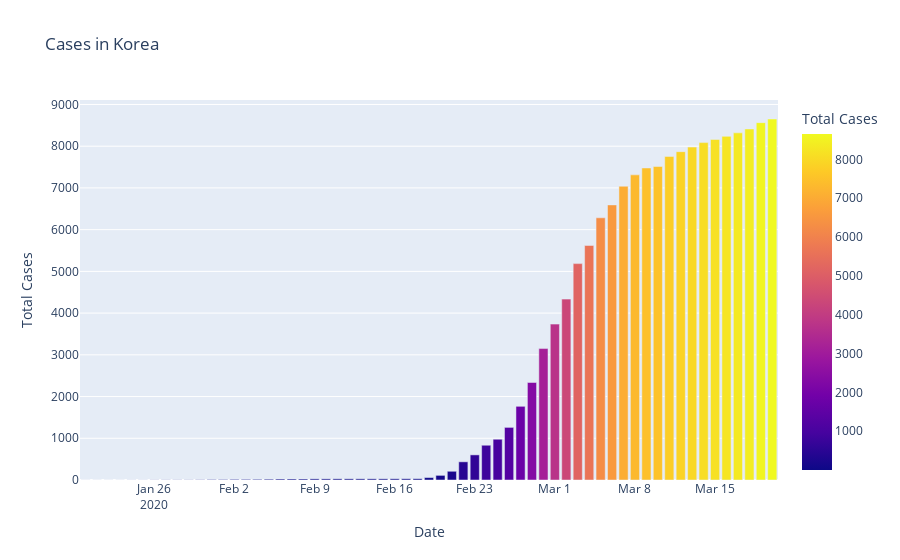

Source (notebook cell):
### Code cell
fig2 = px.bar(perday3,x = 'Date', y = 'Total Cases',color = 'Total Cases', title= 'Cases in Korea')
fig2.show()
